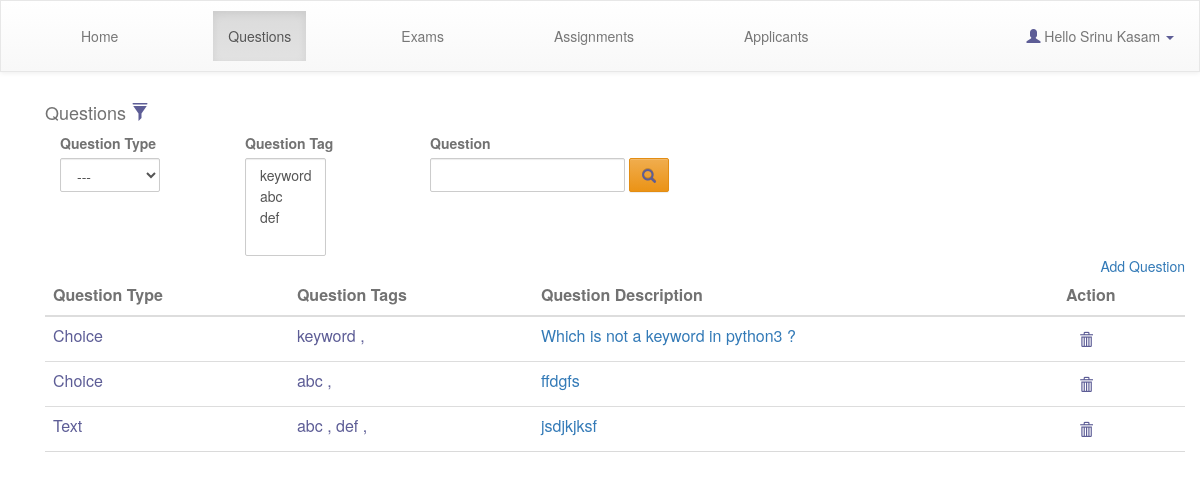
/organisation/admin/questions/ (signed in), run on the app's committed database.
### users/models.py (models this page shows)
class User(AbstractBaseUser,PermissionsMixin):
	gender_choices = (
        ('male','Male'),
        ('female','Female'),
        ('others','Others'),
        )
	email = models.EmailField(verbose_name='email address',max_length=255,unique=True,)
	first_name = models.CharField(max_length=30)
	last_name = models.CharField(max_length=30)
	gender = models.CharField(max_length=5,choices=gender_choices,default='male')
	phone_regex = RegexValidator(regex=r'^(0|91)?[789][0-9]{9}$', message="Enter valid phone number")
	mobile = models.CharField(max_length=13,validators=[phone_regex])
	date_of_birth = models.DateField(blank=True,null=True)
	date_joined = models.DateTimeField('date joined',default=datetime.now)
	is_active=models.BooleanField(default=True)
	is_staff=models.BooleanField(default=False)
	is_admin=models.BooleanField(default=False)
	username=models.CharField(max_length=255,blank=True,null=True)
	objects=UserManager()
	USERNAME_FIELD = 'email'
	REQUIRED_FIELDS = []
	def __str__(self):
		return self.first_name+" "+self.last_name

### exam/models.py (models this page shows, shortened)
class Question(models.Model):
    question_choice = (
        ('choice','Choice'),
        ('text','Text'),
        ('program','Program'),
        )
    question_type = models.CharField(max_length=10,choices=question_choice,default='choice')
    name_slug = models.CharField(max_length=50,blank=True,null=True)
    question_text = models.TextField(blank=False ,unique = True)
    hint = models.CharField(max_length=50,blank=True,null=True)
    pub_date = models.DateTimeField('date published',blank=True,null=True)
    attachments = models.ManyToManyField(Attachment,blank=True)
    tags = models.ManyToManyField(Tag,blank=True)
    answer = models.ForeignKey('exam.Choice',on_delete=models.CASCADE,related_name='answer',blank=True,null=True)

class Tag(models.Model):
    name = models.CharField(max_length=50,unique=True)
    name_slug =  models.CharField(max_length=50,blank=True,null=True)
    def __str__(self):
        return self.name

### exam/views.py (the view)
# urls.py: path('organisation/admin/questions/',views.admin_questions ,name='admin-questions'),
@login_required
def admin_questions(request):
	question=Question.objects.all()
	tags=Tag.objects.all()
	question_type=Question.question_choice
	if request.method=='GET':
		context={
		'questions_list':question,
		'tags':tags,
		'question_type':question_type
		}
		return render(request,'exam/admin_questions.html',context=context)
	return redirect('exam:index')

### exam/templates/exam/admin_questions.html (shortened to what this page needs)
{% extends 'exam/admin-base.html' %}
{% block content %}
<div class="col-lg-12 filters-row no-padding-on-mobile">
<h4>Questions <span class="glyphicon glyphicon-filter"></span></h4>
<form id="filter_form"class="form-inline" method="post" accept-charset="utf-8">
<div class="no-padding-left col-lg-2 form-group no-padding-on-mobile" style="padding-right: 15px;">
<label class="float-right" for="id_question_type">Question Type</label>
<select class="form-control selectpicker" data-live-search="true" id="id_group" name="question-type">
<option value="" selected>---</option>
</select>
</div>
<div class="no-padding-left col-lg-2 form-group no-padding-on-mobile" style="padding-right:10px;">
<label class="float-right" for="id_question_tag">Question Tag</label>
<select class="form-control selectpicker" data-live-search="true" id="id_group" name="question-tags" multiple>
{% for tag in tags %}
<option value="{{ tag }}">{{ tag }}</option>
{% endfor %}
</select>
</div>
<div class="no-padding-left col-lg-3 form-group no-padding-on-mobile" style="padding-right:10px;">
<label class="float-right" for="id_question_description">Question </label>
<input class="form-control" type="text" id="id_question_description" name="question-description" value="">
<span>
<button id="id_search" class="btn btn-warning form-control questions-search" type="submit">
	<span class="glyphicon glyphicon-search"></span>
</button>
</span>
</div>
</form>
</div>
<div class="container" id="ajaxbody">
<a style="float:right;" href="{% url 'exam:admin-question-create' %}">Add Question</a>
{% if questions_list %}
<table class="table">
<thead>
	<tr>
		<th>
			Question Type
		</th>
		<th>
			Question Tags
		</th>
		<th>
			Question Description
		</th>
		<th>
			Action
		</th>
	</tr>
</thead>
<tbody id="tbodyid">
	{% for question in questions_list %}
	<tr>
		<td><span class="td_question_type">{{ question.get_question_type_display }}</span></td>
		<td><span class="td_question_tag">{% if question.tags.all %}
			{% for tag in question.tags.all %}
			{{ tag }}&nbsp;,
			{% endfor %}
			{% else %}
			<h4>---</h4>
			{% endif %}
		</span></td>
		<td><span class="td_question_description"><a name="question.id" href="{% url 'exam:admin-question-update' id=question.id %}">{{ question.question_text }}</a></td>
		<td><button class="btn btn-link delete-button" type="submit" data-question-id="{{ question.id }}" ><span class="glyphicon glyphicon-trash"></span></button></td>
	</tr>
	{% endfor %}
</tbody>
</table>
{% else %}
<h3 id="menu_heading">No Questions are availabale</h3>
{% endif %}
</div>
{% endblock %}

### exam/templates/exam/admin-base.html (shortened to what this page needs)
{% load staticfiles %}
{% load static %}
<html>
<head>
        <link rel="stylesheet" type="text/css" href="//maxcdn.bootstrapcdn.com/bootstrap/3.2.0/css/bootstrap.min.css">
        <link rel="stylesheet" type="text/css" href="//maxcdn.bootstrapcdn.com/bootstrap/3.2.0/css/bootstrap-theme.min.css">
        <link rel="stylesheet" type="text/css" href="{% static 'style.css' %}">
      <link rel="stylesheet" href="https://cdnjs.cloudflare.com/ajax/libs/bootstrap-select/1.12.4/css/bootstrap-select.min.css">
<link href="https://cdnjs.cloudflare.com/ajax/libs/select2/4.0.6-rc.0/css/select2.min.css" rel="stylesheet" />
<body>
<nav class="navbar navbar-default">
  <div class="container-fluid" id="topheader">
    <ul class="nav navbar-nav admin_home_buttons" id="admin_home_buttons">
      <li class="active"><a href="{% url 'exam:index' %}">Home</a></li>
      <li><a href="{% url 'exam:admin-questions' %}">Questions</a></li>
      <li><a href="{% url 'exam:admin-exam' %}">Exams</a></li>
      <li><a href="{% url 'exam:admin-assignment' %}">Assignments</a></li>
      <li><a href="{% url 'exam:admin-applicants' %}">Applicants</a></li>
    </ul>
    <ul class="nav navbar-nav navbar-right">
    	<li class="dropdown">
   <a class="dropdown-toggle" data-toggle="dropdown" href="#"><span class="glyphicon glyphicon-user"></span> Hello {{ request.user }} <span class="caret"></span></a>
      </li>
    </ul>
  </div>
</nav>
<div class="container" id="ajaxbody">
{% block content %}
{% endblock %}
</div>
</body>

### static/style.css (style rules this page uses)
body { background-repeat: no-repeat; color:#727272; }
.navbar { border-radius: 0; padding:10px; }
table { padding: 20px; }
tr:last-child { border-bottom:1px solid #dadada; }
.container { border:1px; }
.admin_home_buttons li { margin:0px 20px; padding: 0px 20px; border:2px; color: red; }
span { color: #5d5d96; }
.form-control { border-radius: 2px }

### data on the page
User: user "Srinu Kasam"
Question: question_type "Choice", question_text "Which is not a keyword in python3 ?"
Tag: name "keyword"
Question: question_type "Choice", question_text "ffdgfs"
Tag: name "abc"
Question: question_type "Text", question_text "jsdjkjksf"
Tag: name "def"
